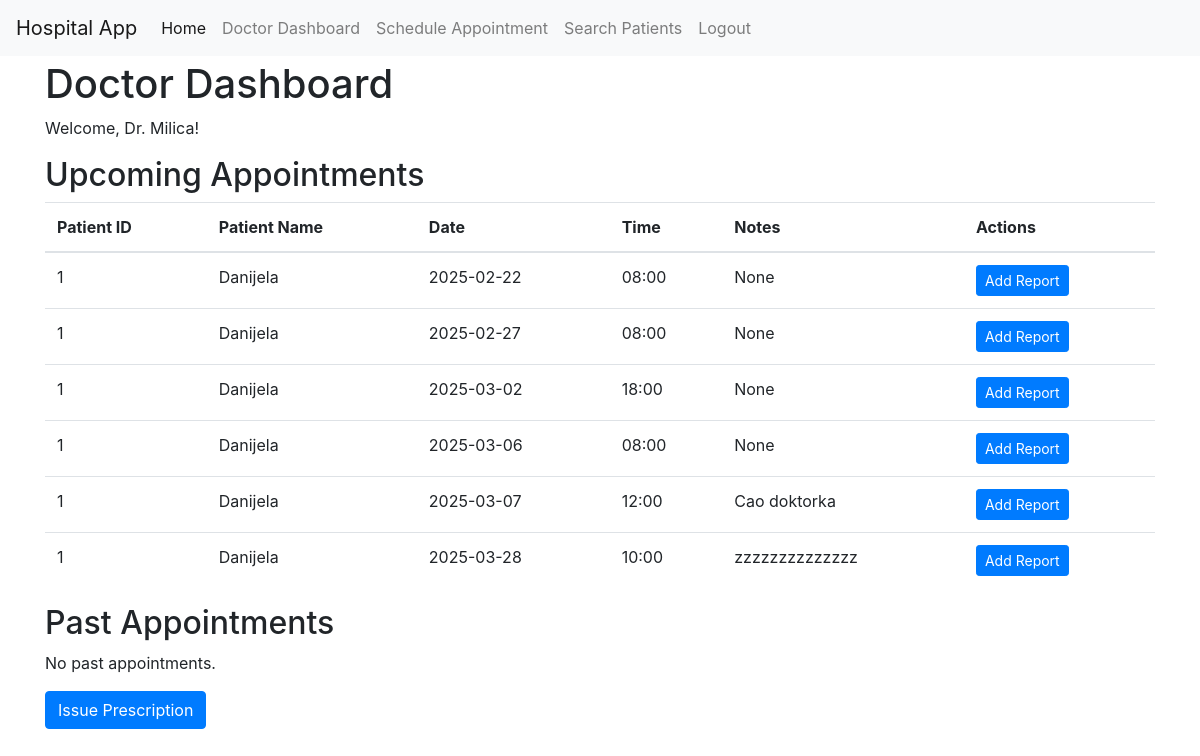
Page /doctor/dashboard (signed in) on the committed database.
### models.py (models this page shows, shortened)
class User(UserMixin, db.Model):
    __tablename__ = 'user'
    id = db.Column(db.Integer, primary_key=True)
    email = db.Column(db.String(120), index=True, unique=True, nullable=False)
    password_hash = db.Column(db.String(128), nullable=False)
    role = db.Column(db.String(20), default='patient', nullable=False)  # role: admin, doctor, patient
    appointments = db.relationship('Appointment', backref='doctor', lazy=True, foreign_keys='Appointment.doctor_id')  # Specify foreign key
    medical_records = db.relationship('MedicalRecord', backref='patient', lazy=True)
    name = db.Column(db.String(64), index=True)
    specialization = db.Column(db.String(100), nullable=True)
    position = db.Column(db.String(100), nullable=True)  # Staff

class Appointment(db.Model):
    __tablename__ = 'appointment'
    id = db.Column(db.Integer, primary_key=True)
    appointment_date = db.Column(db.Date, nullable=False)
    appointment_time = db.Column(db.Time, nullable=False)
    patient_id = db.Column(db.Integer, db.ForeignKey('user.id'), nullable=False)
    doctor_id = db.Column(db.Integer, db.ForeignKey('user.id'), nullable=False)
    medical_record_id = db.Column(db.Integer, db.ForeignKey('medical_record.id'))
    patient = db.relationship('User', foreign_keys=[patient_id], backref='patient_appointments')
    notes = db.Column(db.Text, nullable=True)

### app.py (the view)
@app.route('/doctor/dashboard')
@login_required
def doctor_dashboard():
    if current_user.role != 'doctor':
        return "You are not authorized to access this page."
    now = datetime.now()
    appointments = Appointment.query.filter_by(doctor_id=current_user.id).order_by(Appointment.appointment_date, Appointment.appointment_time).all()
    upcoming_appointments = [appointment for appointment in appointments if datetime.combine(appointment.appointment_date, appointment.appointment_time) >= now]
    past_appointments = [appointment for appointment in appointments if datetime.combine(appointment.appointment_date, appointment.appointment_time) < now]
    return render_template('doctor/dashboard.html', upcoming_appointments=upcoming_appointments, past_appointments=past_appointments)

### app.py (called while the page is built)
@login_manager.user_loader
def load_user(user_id):
    return db.session.get(User, int(user_id))

### templates/doctor/dashboard.html (shortened to what this page needs)
<!DOCTYPE html>
<html lang="en">
	<head>
	</head>
	<body>
		{% extends 'base.html' %} {% block content %}
		<h1>Doctor Dashboard</h1>
		<p>Welcome, Dr. {{ current_user.name }}!</p>
		<h2>Upcoming Appointments</h2>
		{% if upcoming_appointments %}
		<table class="table">
			<thead>
				<tr>
					<th>Patient ID</th>
					<th>Patient Name</th>
					<th>Date</th>
					<th>Time</th>
					<th>Notes</th>
					<th>Actions</th>
				</tr>
			</thead>
			<tbody>
				{% for appointment in upcoming_appointments %}
				<tr>
					<td>{{ appointment.patient_id }}</td>
					<td>{{ appointment.patient.name }}</td>
					<td>{{ appointment.appointment_date }}</td>
					<td>
						{{ appointment.appointment_time.strftime('%H:%M') }}
					</td>
					<td>{{ appointment.notes }}</td>
					<td>
						<a
							href="{{ url_for('add_report', appointment_id=appointment.id) }}"
							class="btn btn-primary btn-sm"
							>Add Report</a
						>
					</td>
				</tr>
				{% endfor %}
			</tbody>
		</table>
		{% else %}
		<p>No upcoming appointments scheduled.</p>
		{% endif %}
		<h2>Past Appointments</h2>
		{% if past_appointments %}
		<table class="table">
			<thead>
				<tr>
					<th>Patient ID</th>
					<th>Patient Name</th>
					<th>Date</th>
					<th>Time</th>
					<th>Notes</th>
				</tr>
			</thead>
			<tbody>
				{% for appointment in past_appointments %}
				<tr>
					<td>{{ appointment.patient_id }}</td>
					<td>{{ appointment.patient.name }}</td>
					<td>{{ appointment.appointment_date }}</td>
					<td>
						{{ appointment.appointment_time.strftime('%H:%M') }}
					</td>
					<td>{{ appointment.notes }}</td>
				</tr>
				{% endfor %}
			</tbody>
		</table>
		{% else %}
		<p>No past appointments.</p>
		{% endif %}
		<a href="{{ url_for('issue_prescription') }}" class="btn btn-primary"
			>Issue Prescription</a
		>
		{% endblock %}

### templates/base.html (style rules this page uses)
body { padding-top: 60px; }

### rows in the picture
User: name "Milica"
Appointment: patient_id "1", patient.name "Danijela", appointment_date "2025-02-22", appointment_time "08:00", notes "None"
Appointment: patient_id "1", patient.name "Danijela", appointment_date "2025-02-27", appointment_time "08:00", notes "None"
Appointment: patient_id "1", patient.name "Danijela", appointment_date "2025-03-02", appointment_time "18:00", notes "None"
Appointment: patient_id "1", patient.name "Danijela", appointment_date "2025-03-06", appointment_time "08:00", notes "None"
Appointment: patient_id "1", patient.name "Danijela", appointment_date "2025-03-07", appointment_time "12:00", notes "Cao doktorka"
Appointment: patient_id "1", patient.name "Danijela", appointment_date "2025-03-28", appointment_time "10:00", notes "zzzzzzzzzzzzzz"
